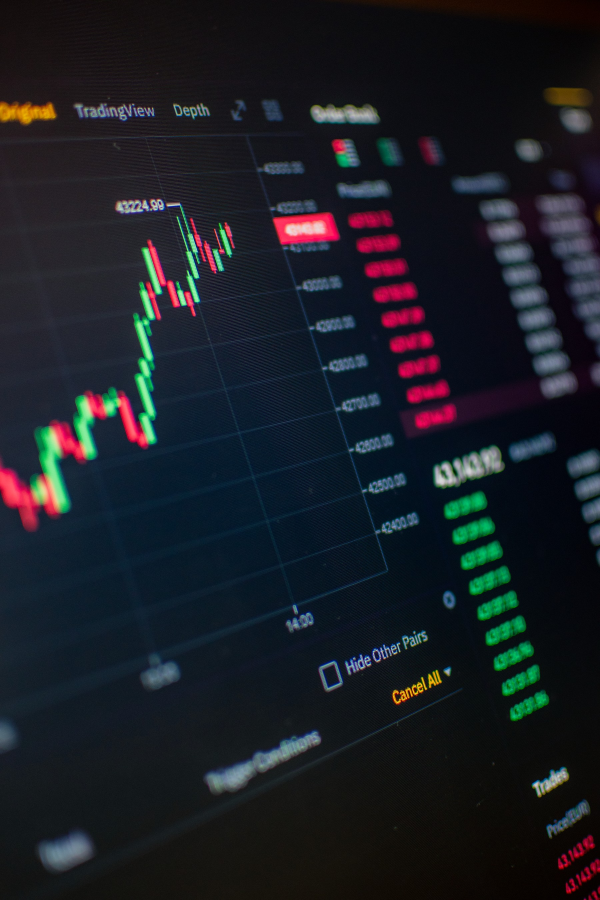
#> input picture assets/chart_screen_still.jpg, 1800 x 2700 px (shown at 1/3 size)
$ python -i reel_news_style.py   (imports and definitions only)
#> lines starting #> are read from the running program, lines starting #| are printed output that depends on the picture
### posts/style_finanzhafen.py
"""Gemeinsames Foto-Schema fuer Stories (Nutzerwunsch 2026-10-05: "alle
einfaerbigen Designs spannender machen, ein Schema das zum Account passt und
zum Finanzhafen-Stil des Feeds").

Das Schema ("depotdiary-Foto-Schema"):
  1. Vollflaechiges, starkes Finanz-/Stadtfoto (Pool, rotiert per Datum/Name)
  2. Dunkler Verlauf von unten (Text bleibt lesbar, Foto bleibt oben sichtbar)
  3. Eine grelle Akzentfarbe pro Post (Pool, rotiert) fuer Label + Schluesselwoerter
  4. Fette Caps-Headline linksbuendig, Fliesstext in Off-White
  5. Fester Anker: depotdiary-Wortmarke unten rechts (statt Avatar)
  6. Story-Safe-Zones: oben ~260 px und unten ~340 px werden von der
     Instagram-UI ueberdeckt -- dort steht nichts Wichtiges.

Nur Hilfsfunktionen, keine Seiteneffekte beim Import.
"""
import hashlib
import sys
from pathlib import Path

from PIL import Image, ImageDraw, ImageEnhance, ImageFont

sys.path.insert(0, str(Path(__file__).parent.parent))
import brand as B

ROOT = Path(__file__).parent.parent
SW, SH = B.STORY_SIZE
SAFE_TOP = 270
SAFE_BOTTOM = SH - 340

CREAM = "#F5F3EE"
SOFT = "#D8D5CE"
MUTED = "#A9A59C"

PHOTOS = [
    ROOT / "assets" / "sk_nyc_wtc_sunset_still.jpg",
    ROOT / "assets" / "sk_dubai_burj_sunset_still.jpg",
    ROOT / "assets" / "sk_philadelphia_clouds_still.jpg",
    ROOT / "assets" / "sk_chicago_pink_still.jpg",
    ROOT / "assets" / "sk_frankfurt_dusk_still.jpg",
    ROOT / "assets" / "sk_frankfurt_main_sunset_still.jpg",
    ROOT / "assets" / "sk_frankfurt_night_still.jpg",
    ROOT / "assets" / "sk_chicago_blue_still.jpg",
    ROOT / "assets" / "sk_singapore_dusk_still.jpg",
    ROOT / "assets" / "sk_london_golden_still.jpg",
    ROOT / "assets" / "wallstreet_bull_still.jpg",
    ROOT / "assets" / "nyse_flag_still.jpg",
    ROOT / "assets" / "frankfurt_dusk_still.jpg",
    ROOT / "assets" / "skyscraper_up_still.jpg",
] + sorted((ROOT / "assets" / "new_sk").glob("sk2_*.jpg"))

ACCENTS = ["#4CC9F0", "#FF3EA5", "#B6FF3D", "#FFDD3D", "#7B5CFF"]

WORDMARK = ROOT / "assets" / "logo_depotdiary_stacked_transparent.png"


def _digest(key, salt=""):
    return int(hashlib.md5((key + salt).encode("utf-8")).hexdigest(), 16)


def photo_for(key):
    return PHOTOS[_digest(key, "photo") % len(PHOTOS)]


def accent_for(key):
    return ACCENTS[_digest(key, "accent") % len(ACCENTS)]


def font(size, path=None):
    return ImageFont.truetype(path or B.SANS_BOLD, size)


# [55 lines left out: functions wrap_text, fit_lines, story_background, not called in this run]


def light_wordmark(height):
    """Wortmarke ist dunkle Tinte auf transparentem Grund -- auf Foto-Hintergruenden
    unsichtbar. Hier: Alpha-Maske uebernehmen, Rand abschneiden, in Off-White faerben."""
    logo = Image.open(WORDMARK).convert("RGBA")
    alpha = logo.split()[3]
    box = alpha.getbbox()
    if box:
        alpha = alpha.crop(box)
    light = Image.new("RGBA", alpha.size, (245, 243, 238, 255))
    light.putalpha(alpha)
    return light.resize((max(1, int(light.width * height / light.height)), height), Image.LANCZOS)


def draw_wordmark(img, bottom=None, height=88):
    try:
        logo = light_wordmark(height)
        bottom = SAFE_BOTTOM - 14 if bottom is None else bottom
        img.paste(logo, (SW - logo.width - 70, bottom - logo.height), logo)
    except FileNotFoundError:
        pass


# [120 lines left out: functions draw_top, glass, draw_list_story, draw_cta_story, not called in this run]

### posts/reel_news_style.py
"""News-Reel im "Rendite-Radar"-Stil: Foto-Hintergrund (Ken Burns, Wechsel pro Satz), Wort-fuer-Wort-
Untertitel mit gelber Hervorhebung, KI-Stimme (ElevenLabs). Nur Fakten, keine Empfehlung.

Aufruf: python posts/reel_news_style.py <name> <config.json>
  config: {"text": "...", "photos": ["assets/news_photos/..."], "date_label": "17.10.2026"}
"""
import json, os, shutil, subprocess, sys
from pathlib import Path
import requests
from dotenv import load_dotenv
from PIL import Image, ImageEnhance

ROOT = Path(__file__).parent.parent
sys.path.insert(0, str(Path(__file__).parent))
import style_finanzhafen as S
# [1 line not run here, left out]
FF = shutil.which("ffmpeg")
VOICE = "EXAVITQu4vr4xnSDxMaL"


# [34 lines left out: functions tts, words, align, not called in this run]


def ass_time(t):
    h = int(t // 3600); m = int(t % 3600 // 60); s = t % 60
    return f"{h}:{m:02d}:{s:05.2f}"


# [17 lines left out: function build_ass, not called in this run]


def cover(path, dim=0.6):
#> called with path = '../assets/chart_screen_still.jpg', dim = 0.6
    im = Image.open(path).convert("RGB"); w, h = im.size; r = 1080 / 1920
#> in cover, im is the input picture: PIL image 1800x2700 RGB; mean R, G, B 26.3, 29.8, 36.2
#> after `w, h = im.size`: w = 1800; h = 2700
    if w / h > r:
        nw = int(h * r); im = im.crop(((w - nw) // 2, 0, (w - nw) // 2 + nw, h))
#> after `nw = int(h * r)`: nw = 1518
#> after `im = im.crop(((w - nw) // 2, 0, (w - nw) // 2 + nw, h))`:
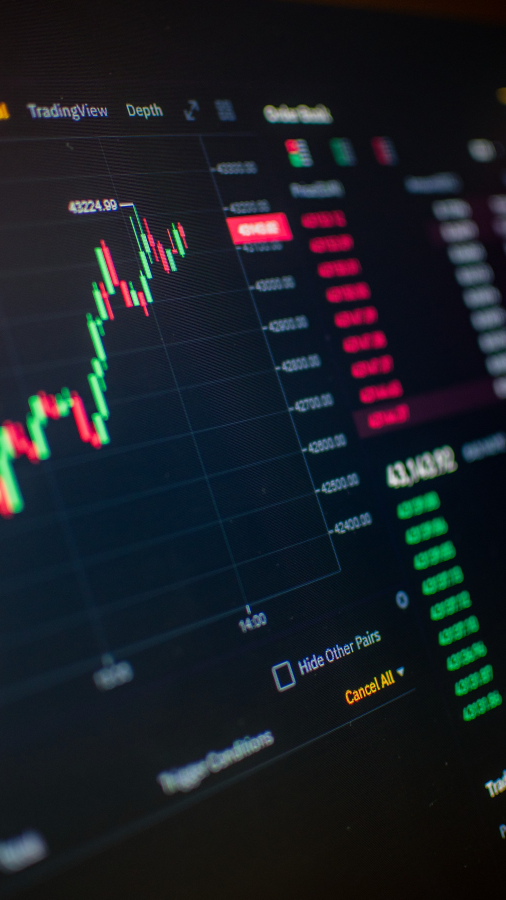
#> im: PIL image 1518x2700 RGB (shown at 1/3 size); mean R, G, B 25.2, 29.9, 36.4
    else:
        nh = int(w / r); y0 = int((h - nh) * 0.3); im = im.crop((0, y0, w, y0 + nh))
    im = ImageEnhance.Brightness(im.resize((1080, 1920), Image.LANCZOS)).enhance(dim).convert("RGBA")
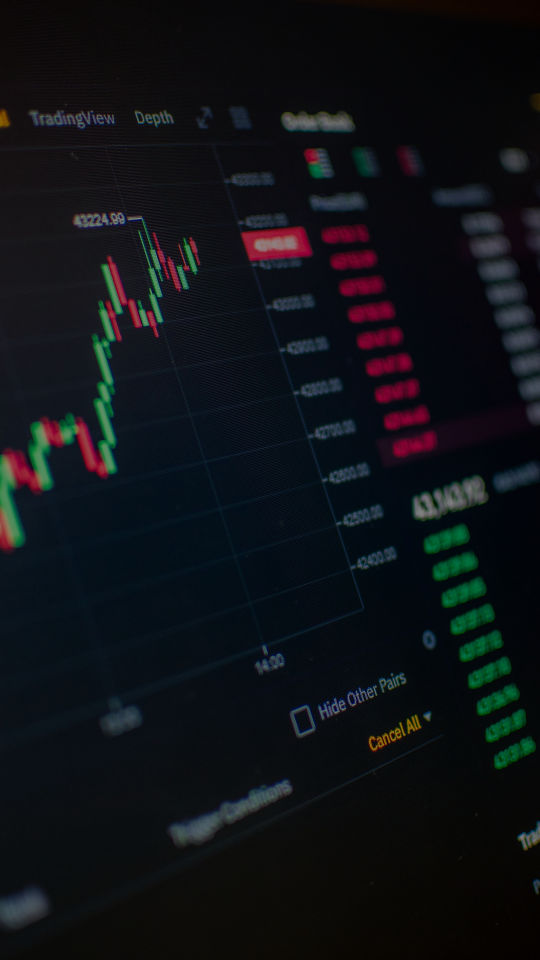
#> im: PIL image 1080x1920 RGBA (shown at 1/2 size); mean R, G, B, A 14.7, 17.5, 21.4, 255
    S.draw_wordmark(im)
    return im.convert("RGB")


# [31 lines left out: function main, not called in this run]


# [2 lines not run here, left out]

>>> result = cover('../assets/chart_screen_still.jpg')
